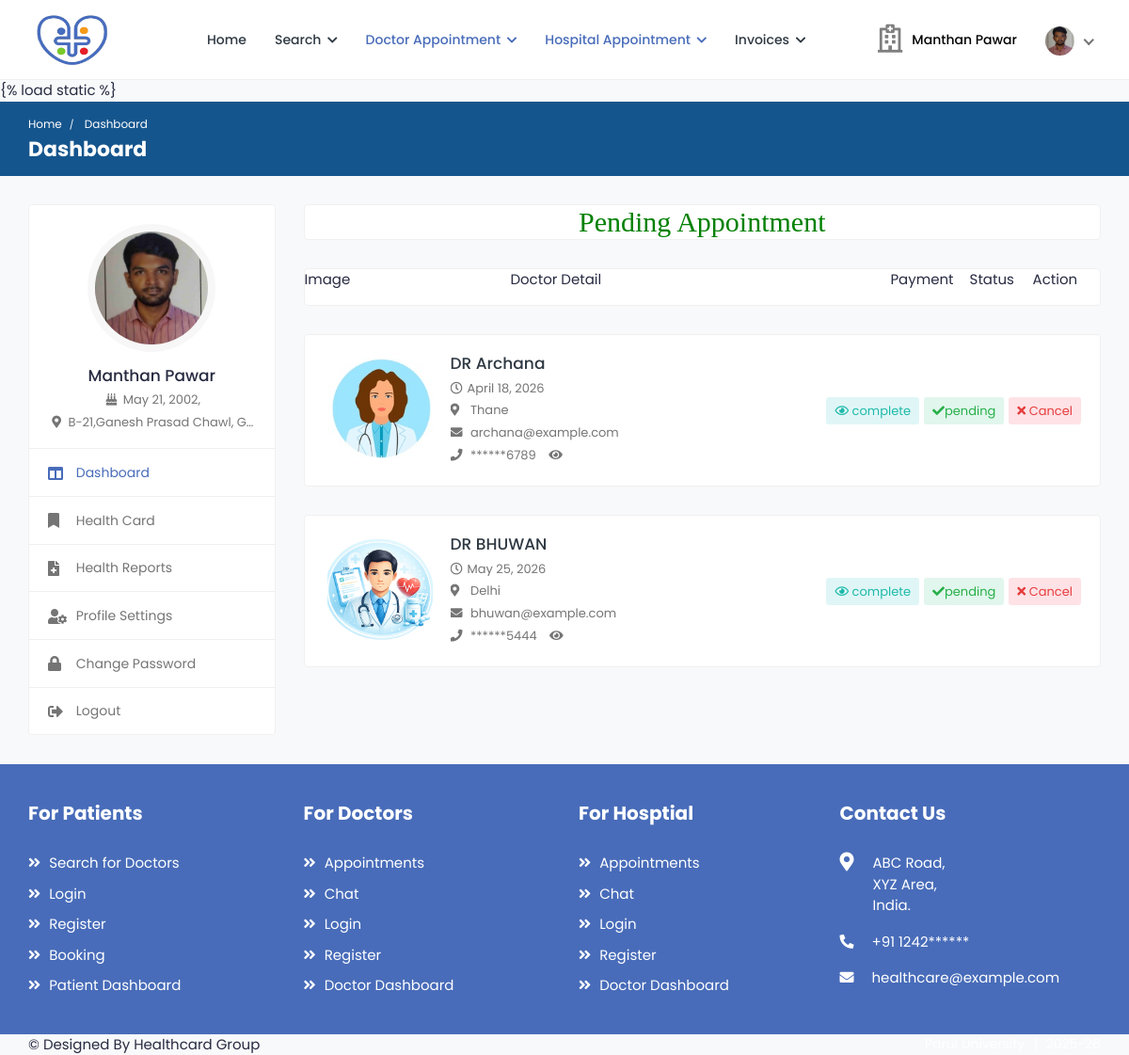
/p_appointment (signed in), run on an earlier commit of the app's database.
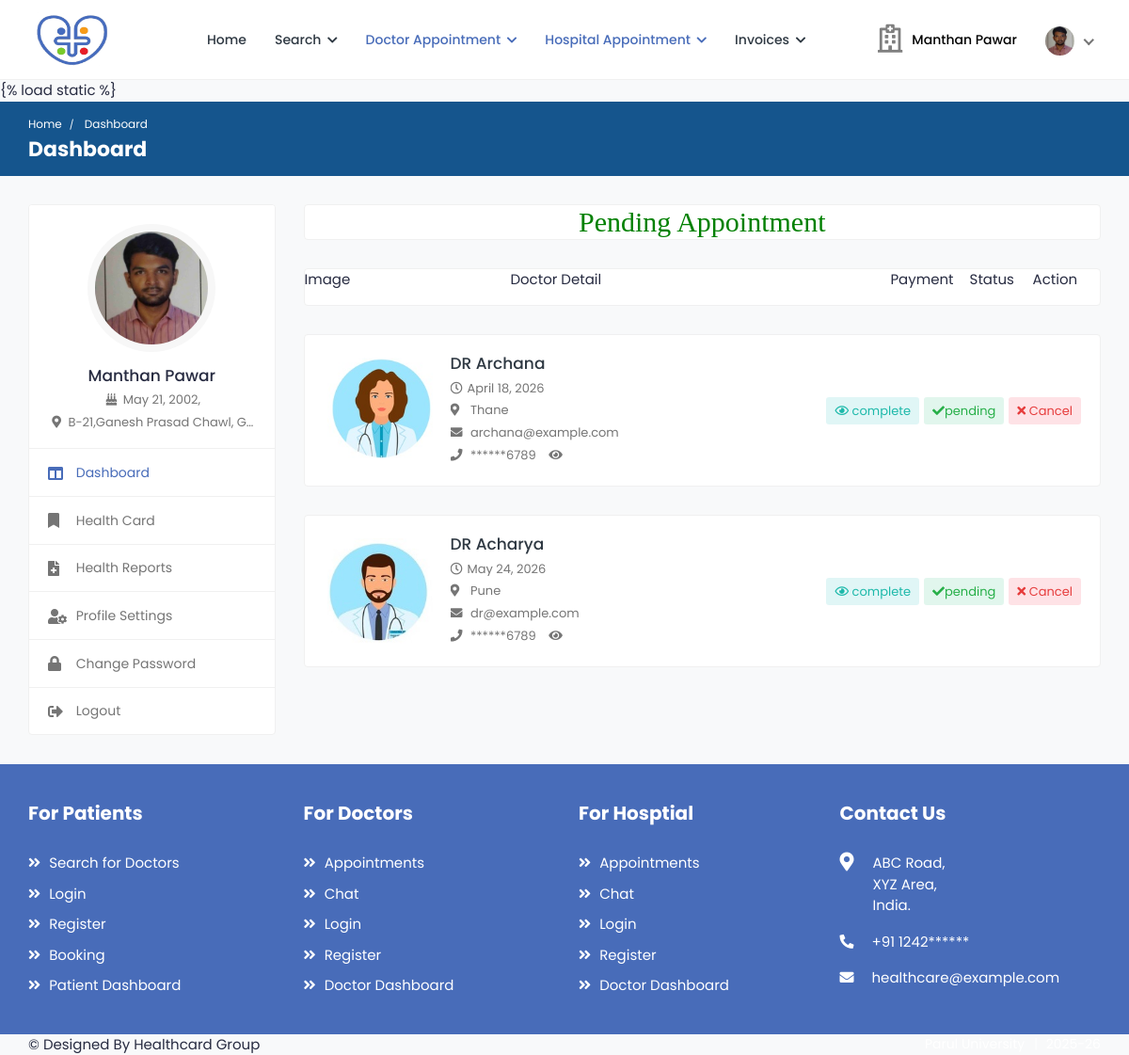
And on a later commit of the database.
### health/models.py (models this page shows, shortened)
class Appointment(models.Model):
    doctor=models.ForeignKey(Doctor, on_delete=models.CASCADE, null=True)
    patient=models.ForeignKey(Patient, on_delete=models.CASCADE, null=True)
    medical=models.ForeignKey(Medical, on_delete=models.CASCADE, null=True)
    a_date=models.DateField(null=True)
    a_timing=models.CharField(max_length=100,null=True)
    status=models.CharField(max_length=100,null=True)
    p_status=models.CharField(max_length=100,null=True)

class Doctor(models.Model):
    status = models.CharField(max_length=100,null=True)
    user = models.ForeignKey(User, on_delete=models.CASCADE, null=True)
    mobile = models.CharField(max_length=10, null=True)
    address = models.CharField(max_length=100, null=True)
    experience = models.CharField(max_length=100, null=True)
    specialist = models.CharField(max_length=100, null=True)
    service = models.CharField(max_length=100, null=True)
    clinic = models.CharField(max_length=100, null=True)
    cl_address = models.CharField(max_length=100, null=True)
    daystiming = models.CharField(max_length=100, null=True)
    timing = models.CharField(max_length=100, null=True)
    price = models.CharField(max_length=100, null=True)
    dob = models.DateField(null=True)
    gender = models.CharField(max_length=100,choices=gender,null=True)
    biography = models.TextField(null=True)
    image = models.FileField(null=True)

### health/views.py (the view)
# urls.py: path('p_appointment', p_appointment,name="p_appointment"),
def p_appointment(request):
    data=Appointment.objects.filter(patient=Patient.objects.get(user=request.user),status="pending")
    d={'data':data}
    return render(request,'patient/p_appoinment.html',d)

### health/templates/patient/p_appoinment.html (shortened to what this page needs)
{% extends 'patient/sidebar.html' %}
{% load static %}
{% block b %}
<h2 style="font-family:roman;color:green" align="center" class="card">Pending Appointment</h2>
        <div class="card">
                    <div class="row">
                        <div class="col-3">
                            <p>
                                Image
                            </p>
                        </div>
                            <div class="col-5">
                                <p>
                                    Doctor Detail
                                </p>
                            </div>
                        <div class="col-4">
                                    <span style="margin-right:5%;margin-left:15%">
                                        Payment
                                    </span>
                                    <span style="margin-right:6%">
                                        Status
                                    </span>
                                    <span>
                                        Action
                                    </span>
                            </div>
                        </div>
                    </div>
    {% for i in data %}
        <div class="appointments">
                <div class="appointment-list">
                    <div class="profile-info-widget">
                        <a href="#" class="booking-doc-img">
                            <img src="{{i.doctor.image.url}}" alt="User Image" class="img-thumbnail border-0">
                        </a>
                        <div class="profile-det-info">
                            <h3><a href="#">DR {{i.doctor.user.first_name}}</a></h3>
                            <div class="patient-details">
                                <h5><i class="far fa-clock"></i>{{i.a_date}}</h5>
                                <h5><i class="fas fa-map-marker-alt"></i> {{i.doctor.cl_address}}</h5>
                                <h5><i class="fas fa-envelope"></i> {{i.doctor.user.email}}</h5>
                                <h5 class="mb-0"><i class="fas fa-phone"></i>
                                <span class="contact-mask" data-contact="{{ i.doctor.mobile }}">
							******{{ i.doctor.mobile|slice:"-4:" }}
						</span>
						<i class="fa fa-eye toggle-contact" style="cursor:pointer;margin-left:10px;"></i>
                                </h5>
                            </div>
                        </div>
                    </div>
                    <div class="appointment-action">
                        <a href="#" class="btn btn-sm bg-info-light" data-toggle="modal" data-target="#appt_details">
                            <i class="far fa-eye"></i> {{i.p_status}}
                        </a>
                        <a href="javascript:void(0);" class="btn btn-sm bg-success-light">
                            <i class="fas fa-check"></i>{{i.status}}
                        </a>
                        <a href="{% url 'cancel_appointment' i.id %}" class="btn btn-sm bg-danger-light" onclick="return confirm('Are you sure to Cancel Appointment?')">
                            <i class="fas fa-times"></i> Cancel
                        </a>
                    </div>
                </div>
            </div>
{% endfor %}
{% endblock %}

What changed in the data, as far as the page shows it:
no longer on this page (row edited): Appointment: doctor.image (picture), doctor.user.first_name "BHUWAN", a_date "May 25, 2026", doctor.cl_address "Delhi", doctor.user.email "bhuwan@example.com", doctor.mobile "5444", p_status "complete", status "pending"
added Appointment: doctor.image (picture), doctor.user.first_name "Acharya", a_date "May 24, 2026", doctor.cl_address "Pune", doctor.user.email "dr@example.com", doctor.mobile "6789", p_status "complete", status "pending"
